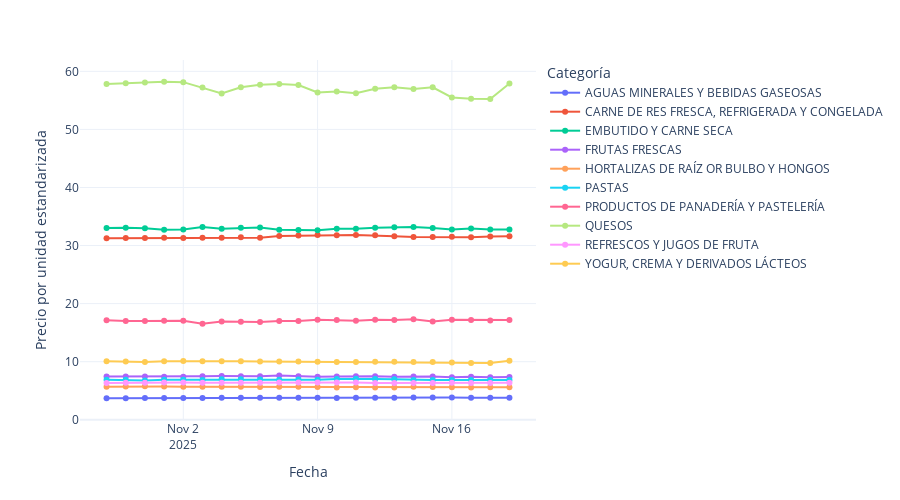

The notebook cell this image was saved under:
### Code cell
top10_subclases = (
    df.groupby("subclase_inei")["precio_por_unidad_estandar"]
    .count()
    .sort_values(ascending=False)
    .head(10)
    .index
)

# ===============================
# 2. Filtrar solo esas categorías
# ===============================
df_filtrado = df[df["subclase_inei"].isin(top10_subclases)]

# ===============================
# 3. Calcular precio promedio por categoría y fecha
# ===============================
df_line = (
    df_filtrado.groupby(["fecha_scraping", "subclase_inei"])["precio_por_unidad_estandar"]
    .mean()
    .reset_index()
)



# ===============================
# 5. Gráfico de líneas
# ===============================
fig = px.line(
    df_line,
    x="fecha_scraping",
    y="precio_por_unidad_estandar",
    color="subclase_inei",
    markers=True,
    template="plotly_white"
)

fig.update_layout(
    title=None,#"Evolución de Precios por Categoría (Top 10 por número de observaciones)",
    xaxis_title="Fecha",
    yaxis_title="Precio por unidad estandarizada",
    legend_title="Categoría",
    width=900,
    height=500
)



fig.show()

fig.write_image("results/Alimentos/evol_precios_alimentos.pdf")

### Figure 1 — Plotly figure (JSON) as saved in the notebook; plotly's stock layout.template omitted (floating-point values rounded to 4 significant figures)
{"data": [{"hovertemplate": "subclase_inei=AGUAS MINERALES Y BEBIDAS GASEOSAS<br>fecha_scraping=%{x}<br>precio_por_unidad_estandar=%{y}<extra></extra>", "legendgroup": "AGUAS MINERALES Y BEBIDAS GASEOSAS", "line": {"color": "#636efa", "dash": "solid"}, "marker": {"symbol": "circle"}, "mode": "lines+markers", "name": "AGUAS MINERALES Y BEBIDAS GASEOSAS", "orientation": "v", "showlegend": true, "type": "scatter", "x": ["2025-10-29T00:00:00", "2025-10-30T00:00:00", "2025-10-31T00:00:00", "2025-11-01T00:00:00", "2025-11-02T00:00:00", "2025-11-03T00:00:00", "2025-11-04T00:00:00", "2025-11-05T00:00:00", "2025-11-06T00:00:00", "2025-11-07T00:00:00", "2025-11-08T00:00:00", "2025-11-09T00:00:00", "2025-11-10T00:00:00", "2025-11-11T00:00:00", "2025-11-12T00:00:00", "2025-11-13T00:00:00", "2025-11-14T00:00:00", "2025-11-15T00:00:00", "2025-11-16T00:00:00", "2025-11-17T00:00:00", "2025-11-18T00:00:00", "2025-11-19T00:00:00"], "xaxis": "x", "y": [3.706, 3.717, 3.757, 3.757, 3.762, 3.75, 3.804, 3.783, 3.801, 3.782, 3.79, 3.794, 3.762, 3.773, 3.789, 3.813, 3.818, 3.814, 3.815, 3.804, 3.802, 3.803], "yaxis": "y"}, {"hovertemplate": "subclase_inei=CARNE DE RES FRESCA, REFRIGERADA Y CONGELADA<br>fecha_scraping=%{x}<br>precio_por_unidad_estandar=%{y}<extra></extra>", "legendgroup": "CARNE DE RES FRESCA, REFRIGERADA Y CONGELADA", "line": {"color": "#EF553B", "dash": "solid"}, "marker": {"symbol": "circle"}, "mode": "lines+markers", "name": "CARNE DE RES FRESCA, REFRIGERADA Y CONGELADA", "orientation": "v", "showlegend": true, "type": "scatter", "x": ["2025-10-29T00:00:00", "2025-10-30T00:00:00", "2025-10-31T00:00:00", "2025-11-01T00:00:00", "2025-11-02T00:00:00", "2025-11-03T00:00:00", "2025-11-04T00:00:00", "2025-11-05T00:00:00", "2025-11-06T00:00:00", "2025-11-07T00:00:00", "2025-11-08T00:00:00", "2025-11-09T00:00:00", "2025-11-10T00:00:00", "2025-11-11T00:00:00", "2025-11-12T00:00:00", "2025-11-13T00:00:00", "2025-11-14T00:00:00", "2025-11-15T00:00:00", "2025-11-16T00:00:00", "2025-11-17T00:00:00", "2025-11-18T00:00:00", "2025-11-19T00:00:00"], "xaxis": "x", "y": [31.27, 31.28, 31.28, 31.33, 31.29, 31.35, 31.36, 31.42, 31.35, 31.65, 31.73, 31.81, 31.78, 31.8, 31.77, 31.61, 31.48, 31.45, 31.51, 31.44, 31.54, 31.62], "yaxis": "y"}, {"hovertemplate": "subclase_inei=EMBUTIDO Y CARNE SECA<br>fecha_scraping=%{x}<br>precio_por_unidad_estandar=%{y}<extra></extra>", "legendgroup": "EMBUTIDO Y CARNE SECA", "line": {"color": "#00cc96", "dash": "solid"}, "marker": {"symbol": "circle"}, "mode": "lines+markers", "name": "EMBUTIDO Y CARNE SECA", "orientation": "v", "showlegend": true, "type": "scatter", "x": ["2025-10-29T00:00:00", "2025-10-30T00:00:00", "2025-10-31T00:00:00", "2025-11-01T00:00:00", "2025-11-02T00:00:00", "2025-11-03T00:00:00", "2025-11-04T00:00:00", "2025-11-05T00:00:00", "2025-11-06T00:00:00", "2025-11-07T00:00:00", "2025-11-08T00:00:00", "2025-11-09T00:00:00", "2025-11-10T00:00:00", "2025-11-11T00:00:00", "2025-11-12T00:00:00", "2025-11-13T00:00:00", "2025-11-14T00:00:00", "2025-11-15T00:00:00", "2025-11-16T00:00:00", "2025-11-17T00:00:00", "2025-11-18T00:00:00", "2025-11-19T00:00:00"], "xaxis": "x", "y": [33.01, 33.07, 33.0, 32.71, 32.77, 33.17, 32.9, 33.05, 33.11, 32.73, 32.66, 32.62, 32.91, 32.9, 33.08, 33.17, 33.2, 33.0, 32.75, 32.95, 32.76, 32.75], "yaxis": "y"}, {"hovertemplate": "subclase_inei=FRUTAS FRESCAS<br>fecha_scraping=%{x}<br>precio_por_unidad_estandar=%{y}<extra></extra>", "legendgroup": "FRUTAS FRESCAS", "line": {"color": "#ab63fa", "dash": "solid"}, "marker": {"symbol": "circle"}, "mode": "lines+markers", "name": "FRUTAS FRESCAS", "orientation": "v", "showlegend": true, "type": "scatter", "x": ["2025-10-29T00:00:00", "2025-10-30T00:00:00", "2025-10-31T00:00:00", "2025-11-01T00:00:00", "2025-11-02T00:00:00", "2025-11-03T00:00:00", "2025-11-04T00:00:00", "2025-11-05T00:00:00", "2025-11-06T00:00:00", "2025-11-07T00:00:00", "2025-11-08T00:00:00", "2025-11-09T00:00:00", "2025-11-10T00:00:00", "2025-11-11T00:00:00", "2025-11-12T00:00:00", "2025-11-13T00:00:00", "2025-11-14T00:00:00", "2025-11-15T00:00:00", "2025-11-16T00:00:00", "2025-11-17T00:00:00", "2025-11-18T00:00:00", "2025-11-19T00:00:00"], "xaxis": "x", "y": [7.439, 7.439, 7.447, 7.405, 7.421, 7.504, 7.541, 7.51, 7.51, 7.608, 7.486, 7.396, 7.467, 7.494, 7.506, 7.397, 7.432, 7.461, 7.338, 7.41, 7.314, 7.359], "yaxis": "y"}, {"hovertemplate": "subclase_inei=HORTALIZAS DE RAÍZ OR BULBO Y HONGOS<br>fecha_scraping=%{x}<br>precio_por_unidad_estandar=%{y}<extra></extra>", "legendgroup": "HORTALIZAS DE RAÍZ OR BULBO Y HONGOS", "line": {"color": "#FFA15A", "dash": "solid"}, "marker": {"symbol": "circle"}, "mode": "lines+markers", "name": "HORTALIZAS DE RAÍZ OR BULBO Y HONGOS", "orientation": "v", "showlegend": true, "type": "scatter", "x": ["2025-10-29T00:00:00", "2025-10-30T00:00:00", "2025-10-31T00:00:00", "2025-11-01T00:00:00", "2025-11-02T00:00:00", "2025-11-03T00:00:00", "2025-11-04T00:00:00", "2025-11-05T00:00:00", "2025-11-06T00:00:00", "2025-11-07T00:00:00", "2025-11-08T00:00:00", "2025-11-09T00:00:00", "2025-11-10T00:00:00", "2025-11-11T00:00:00", "2025-11-12T00:00:00", "2025-11-13T00:00:00", "2025-11-14T00:00:00", "2025-11-15T00:00:00", "2025-11-16T00:00:00", "2025-11-17T00:00:00", "2025-11-18T00:00:00", "2025-11-19T00:00:00"], "xaxis": "x", "y": [5.677, 5.73, 5.768, 5.736, 5.705, 5.697, 5.669, 5.666, 5.651, 5.667, 5.702, 5.628, 5.574, 5.588, 5.573, 5.568, 5.667, 5.643, 5.579, 5.568, 5.602, 5.611], "yaxis": "y"}, {"hovertemplate": "subclase_inei=PASTAS<br>fecha_scraping=%{x}<br>precio_por_unidad_estandar=%{y}<extra></extra>", "legendgroup": "PASTAS", "line": {"color": "#19d3f3", "dash": "solid"}, "marker": {"symbol": "circle"}, "mode": "lines+markers", "name": "PASTAS", "orientation": "v", "showlegend": true, "type": "scatter", "x": ["2025-10-29T00:00:00", "2025-10-30T00:00:00", "2025-10-31T00:00:00", "2025-11-01T00:00:00", "2025-11-02T00:00:00", "2025-11-03T00:00:00", "2025-11-04T00:00:00", "2025-11-05T00:00:00", "2025-11-06T00:00:00", "2025-11-07T00:00:00", "2025-11-08T00:00:00", "2025-11-09T00:00:00", "2025-11-10T00:00:00", "2025-11-11T00:00:00", "2025-11-12T00:00:00", "2025-11-13T00:00:00", "2025-11-14T00:00:00", "2025-11-15T00:00:00", "2025-11-16T00:00:00", "2025-11-17T00:00:00", "2025-11-18T00:00:00", "2025-11-19T00:00:00"], "xaxis": "x", "y": [6.879, 6.874, 6.756, 6.896, 6.896, 6.855, 6.969, 6.978, 6.924, 6.901, 6.918, 6.91, 7.003, 7.048, 7.01, 6.973, 6.864, 6.867, 6.867, 6.847, 6.861, 6.827], "yaxis": "y"}, {"hovertemplate": "subclase_inei=PRODUCTOS DE PANADERÍA Y PASTELERÍA<br>fecha_scraping=%{x}<br>precio_por_unidad_estandar=%{y}<extra></extra>", "legendgroup": "PRODUCTOS DE PANADERÍA Y PASTELERÍA", "line": {"color": "#FF6692", "dash": "solid"}, "marker": {"symbol": "circle"}, "mode": "lines+markers", "name": "PRODUCTOS DE PANADERÍA Y PASTELERÍA", "orientation": "v", "showlegend": true, "type": "scatter", "x": ["2025-10-29T00:00:00", "2025-10-30T00:00:00", "2025-10-31T00:00:00", "2025-11-01T00:00:00", "2025-11-02T00:00:00", "2025-11-03T00:00:00", "2025-11-04T00:00:00", "2025-11-05T00:00:00", "2025-11-06T00:00:00", "2025-11-07T00:00:00", "2025-11-08T00:00:00", "2025-11-09T00:00:00", "2025-11-10T00:00:00", "2025-11-11T00:00:00", "2025-11-12T00:00:00", "2025-11-13T00:00:00", "2025-11-14T00:00:00", "2025-11-15T00:00:00", "2025-11-16T00:00:00", "2025-11-17T00:00:00", "2025-11-18T00:00:00", "2025-11-19T00:00:00"], "xaxis": "x", "y": [17.15, 17.0, 17.02, 17.05, 17.06, 16.54, 16.93, 16.89, 16.83, 17.01, 17.01, 17.22, 17.16, 17.05, 17.22, 17.18, 17.32, 16.92, 17.21, 17.17, 17.1, 17.17], "yaxis": "y"}, {"hovertemplate": "subclase_inei=QUESOS<br>fecha_scraping=%{x}<br>precio_por_unidad_estandar=%{y}<extra></extra>", "legendgroup": "QUESOS", "line": {"color": "#B6E880", "dash": "solid"}, "marker": {"symbol": "circle"}, "mode": "lines+markers", "name": "QUESOS", "orientation": "v", "showlegend": true, "type": "scatter", "x": ["2025-10-29T00:00:00", "2025-10-30T00:00:00", "2025-10-31T00:00:00", "2025-11-01T00:00:00", "2025-11-02T00:00:00", "2025-11-03T00:00:00", "2025-11-04T00:00:00", "2025-11-05T00:00:00", "2025-11-06T00:00:00", "2025-11-07T00:00:00", "2025-11-08T00:00:00", "2025-11-09T00:00:00", "2025-11-10T00:00:00", "2025-11-11T00:00:00", "2025-11-12T00:00:00", "2025-11-13T00:00:00", "2025-11-14T00:00:00", "2025-11-15T00:00:00", "2025-11-16T00:00:00", "2025-11-17T00:00:00", "2025-11-18T00:00:00", "2025-11-19T00:00:00"], "xaxis": "x", "y": [57.83, 57.94, 58.06, 58.21, 58.14, 57.22, 56.18, 57.25, 57.7, 57.8, 57.64, 56.35, 56.51, 56.24, 56.98, 57.24, 56.95, 57.26, 55.5, 55.29, 55.24, 57.89], "yaxis": "y"}, {"hovertemplate": "subclase_inei=REFRESCOS Y JUGOS DE FRUTA<br>fecha_scraping=%{x}<br>precio_por_unidad_estandar=%{y}<extra></extra>", "legendgroup": "REFRESCOS Y JUGOS DE FRUTA", "line": {"color": "#FF97FF", "dash": "solid"}, "marker": {"symbol": "circle"}, "mode": "lines+markers", "name": "REFRESCOS Y JUGOS DE FRUTA", "orientation": "v", "showlegend": true, "type": "scatter", "x": ["2025-10-29T00:00:00", "2025-10-30T00:00:00", "2025-10-31T00:00:00", "2025-11-01T00:00:00", "2025-11-02T00:00:00", "2025-11-03T00:00:00", "2025-11-04T00:00:00", "2025-11-05T00:00:00", "2025-11-06T00:00:00", "2025-11-07T00:00:00", "2025-11-08T00:00:00", "2025-11-09T00:00:00", "2025-11-10T00:00:00", "2025-11-11T00:00:00", "2025-11-12T00:00:00", "2025-11-13T00:00:00", "2025-11-14T00:00:00", "2025-11-15T00:00:00", "2025-11-16T00:00:00", "2025-11-17T00:00:00", "2025-11-18T00:00:00", "2025-11-19T00:00:00"], "xaxis": "x", "y": [6.34, 6.388, 6.388, 6.406, 6.408, 6.368, 6.387, 6.385, 6.393, 6.405, 6.405, 6.407, 6.4, 6.407, 6.346, 6.342, 6.325, 6.339, 6.356, 6.349, 6.343, 6.356], "yaxis": "y"}, {"hovertemplate": "subclase_inei=YOGUR, CREMA Y DERIVADOS LÁCTEOS<br>fecha_scraping=%{x}<br>precio_por_unidad_estandar=%{y}<extra></extra>", "legendgroup": "YOGUR, CREMA Y DERIVADOS LÁCTEOS", "line": {"color": "#FECB52", "dash": "solid"}, "marker": {"symbol": "circle"}, "mode": "lines+markers", "name": "YOGUR, CREMA Y DERIVADOS LÁCTEOS", "orientation": "v", "showlegend": true, "type": "scatter", "x": ["2025-10-29T00:00:00", "2025-10-30T00:00:00", "2025-10-31T00:00:00", "2025-11-01T00:00:00", "2025-11-02T00:00:00", "2025-11-03T00:00:00", "2025-11-04T00:00:00", "2025-11-05T00:00:00", "2025-11-06T00:00:00", "2025-11-07T00:00:00", "2025-11-08T00:00:00", "2025-11-09T00:00:00", "2025-11-10T00:00:00", "2025-11-11T00:00:00", "2025-11-12T00:00:00", "2025-11-13T00:00:00", "2025-11-14T00:00:00", "2025-11-15T00:00:00", "2025-11-16T00:00:00", "2025-11-17T00:00:00", "2025-11-18T00:00:00", "2025-11-19T00:00:00"], "xaxis": "x", "y": [10.06, 10.05, 9.942, 10.09, 10.12, 10.06, 10.08, 10.07, 10.04, 10.02, 10.02, 10.01, 9.961, 9.963, 9.989, 9.995, 9.958, 9.94, 9.847, 9.786, 9.769, 10.17], "yaxis": "y"}], "layout": {"height": 500, "legend": {"title": {"text": "Categoría"}, "tracegroupgap": 0}, "margin": {"t": 60}, "title": {}, "width": 900, "xaxis": {"anchor": "y", "domain": [0, 1], "title": {"text": "Fecha"}}, "yaxis": {"anchor": "x", "domain": [0, 1], "title": {"text": "Precio por unidad estandarizada"}}}}
